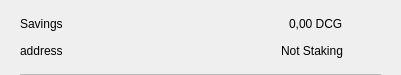
<?xml version="1.0" encoding="UTF-8"?>
<ui version="4.0">
 <class>CSRow</class>
 <widget class="QWidget" name="CSRow">
  <property name="geometry">
   <rect>
    <x>0</x>
    <y>0</y>
    <width>401</width>
    <height>75</height>
   </rect>
  </property>
  <property name="windowTitle">
   <string>Form</string>
  </property>
  <layout class="QVBoxLayout" name="verticalLayout">
   <property name="spacing">
    <number>0</number>
   </property>
   <property name="leftMargin">
    <number>20</number>
   </property>
   <property name="topMargin">
    <number>10</number>
   </property>
   <property name="rightMargin">
    <number>20</number>
   </property>
   <property name="bottomMargin">
    <number>0</number>
   </property>
   <item>
    <widget class="QWidget" name="info" native="true">
     <property name="minimumSize">
      <size>
       <width>0</width>
       <height>0</height>
      </size>
     </property>
     <layout class="QHBoxLayout" name="horizontalLayout_3">
      <property name="leftMargin">
       <number>0</number>
      </property>
      <property name="topMargin">
       <number>0</number>
      </property>
      <property name="rightMargin">
       <number>0</number>
      </property>
      <property name="bottomMargin">
       <number>10</number>
      </property>
      <item>
       <widget class="QWidget" name="container" native="true">
        <property name="minimumSize">
         <size>
          <width>0</width>
          <height>0</height>
         </size>
        </property>
        <layout class="QVBoxLayout" name="verticalLayout_2">
         <property name="spacing">
          <number>0</number>
         </property>
         <property name="leftMargin">
          <number>0</number>
         </property>
         <property name="topMargin">
          <number>0</number>
         </property>
         <property name="rightMargin">
          <number>0</number>
         </property>
         <property name="bottomMargin">
          <number>0</number>
         </property>
         <item>
          <layout class="QHBoxLayout" name="horizontalLayout">
           <item>
            <widget class="QLabel" name="labelName">
             <property name="text">
              <string>Savings</string>
             </property>
            </widget>
           </item>
           <item>
            <spacer name="horizontalSpacer">
             <property name="orientation">
              <enum>Qt::Horizontal</enum>
             </property>
             <property name="sizeHint" stdset="0">
              <size>
               <width>40</width>
               <height>20</height>
              </size>
             </property>
            </spacer>
           </item>
           <item>
            <widget class="QLabel" name="labelAmount">
             <property name="text">
              <string>0,00 DCG</string>
             </property>
            </widget>
           </item>
          </layout>
         </item>
         <item>
          <layout class="QHBoxLayout" name="horizontalLayout_2">
           <item>
            <widget class="QLabel" name="labelAddress">
             <property name="text">
              <string>address</string>
             </property>
            </widget>
           </item>
           <item>
            <spacer name="horizontalSpacer_2">
             <property name="orientation">
              <enum>Qt::Horizontal</enum>
             </property>
             <property name="sizeHint" stdset="0">
              <size>
               <width>40</width>
               <height>20</height>
              </size>
             </property>
            </spacer>
           </item>
           <item>
            <widget class="QLabel" name="labelStaking">
             <property name="text">
              <string>Not Staking</string>
             </property>
            </widget>
           </item>
          </layout>
         </item>
        </layout>
       </widget>
      </item>
      <item alignment="Qt::AlignHCenter|Qt::AlignVCenter">
       <widget class="QPushButton" name="pushButtonMenu">
        <property name="minimumSize">
         <size>
          <width>24</width>
          <height>24</height>
         </size>
        </property>
        <property name="maximumSize">
         <size>
          <width>32</width>
          <height>32</height>
         </size>
        </property>
        <property name="focusPolicy">
         <enum>Qt::NoFocus</enum>
        </property>
        <property name="styleSheet">
         <string notr="true">border:none; background-color:transparent;</string>
        </property>
        <property name="text">
         <string/>
        </property>
        <property name="icon">
         <iconset>
          <normaloff>://ic-menu-hover</normaloff>://ic-menu-hover</iconset>
        </property>
        <property name="iconSize">
         <size>
          <width>24</width>
          <height>24</height>
         </size>
        </property>
       </widget>
      </item>
     </layout>
    </widget>
   </item>
   <item>
    <widget class="QLabel" name="lblDivisory">
     <property name="minimumSize">
      <size>
       <width>0</width>
       <height>1</height>
      </size>
     </property>
     <property name="maximumSize">
      <size>
       <width>16777215</width>
       <height>1</height>
      </size>
     </property>
     <property name="styleSheet">
      <string notr="true">background-color:#bababa;</string>
     </property>
     <property name="text">
      <string/>
     </property>
     <property name="alignment">
      <set>Qt::AlignBottom|Qt::AlignLeading|Qt::AlignLeft</set>
     </property>
    </widget>
   </item>
  </layout>
 </widget>
 <resources/>
 <connections/>
</ui>
